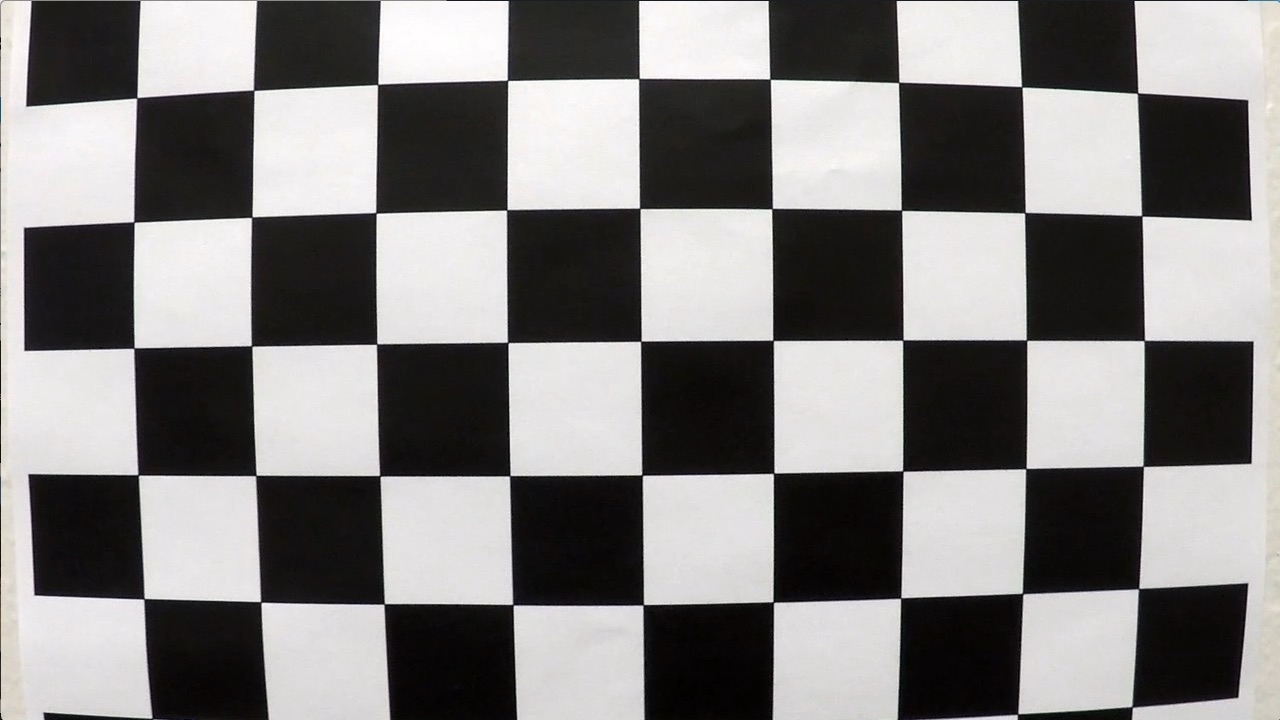
#> input picture camera_cal/calibration1.jpg, 1280 x 720 px
$ python -i lanefinding.py   (imports and definitions only)   (older library calls are emulated)
#> lines starting #> are read from the running program, lines starting #| are printed output that depends on the picture; after the words box and inside, x2 and y2 are one past the last pixel; in counts of white or black regions, pixels touching at a corner belong together
#> further down, picture is the input picture: shape (720, 1280, 3); mean B, G, R 127.8, 128.4, 130.1
#importing some useful packages
import matplotlib.pyplot as plt
import matplotlib.image as mpimg
import numpy as np
import glob
import cv2
import pickle
from PIL import Image
from PIL import ImageFont
from PIL import ImageDraw
from moviepy.editor import VideoFileClip
from IPython.display import HTML

# [44 lines left out: functions calibrate, distortionCorrection, not called in this run]

def abs_sobel_thresh(img, orient='x', sobel_kernel=3, thresh=(0, 255)):
    # Apply the following steps to img
    # 1) Convert to grayscale
#> called with orient = 'x', sobel_kernel = 3, thresh = (10, 255)
    gray = cv2.cvtColor(img, cv2.COLOR_RGB2GRAY)

    # 2) Take the derivative in x or y given orient = 'x' or 'y'
    # 3) Take the absolute value of the derivative or gradient
    # 4) Scale to 8-bit (0 - 255) then convert to type = np.uint8
    xOrient = 1 if orient == 'x' else 0
    abs_sobel = np.absolute(cv2.Sobel(gray, cv2.CV_64F, xOrient, 1-xOrient, ksize=sobel_kernel))
    abs_sobel = abs_sobel * (1.0 / np.max(abs_sobel))
    sobel = np.uint8(255 * abs_sobel)

    # 5) Create a mask of 1's where the scaled gradient magnitude
            # is > thresh_min and < thresh_max
    mask = np.logical_and((sobel > thresh[0]) , (sobel < thresh[1]))
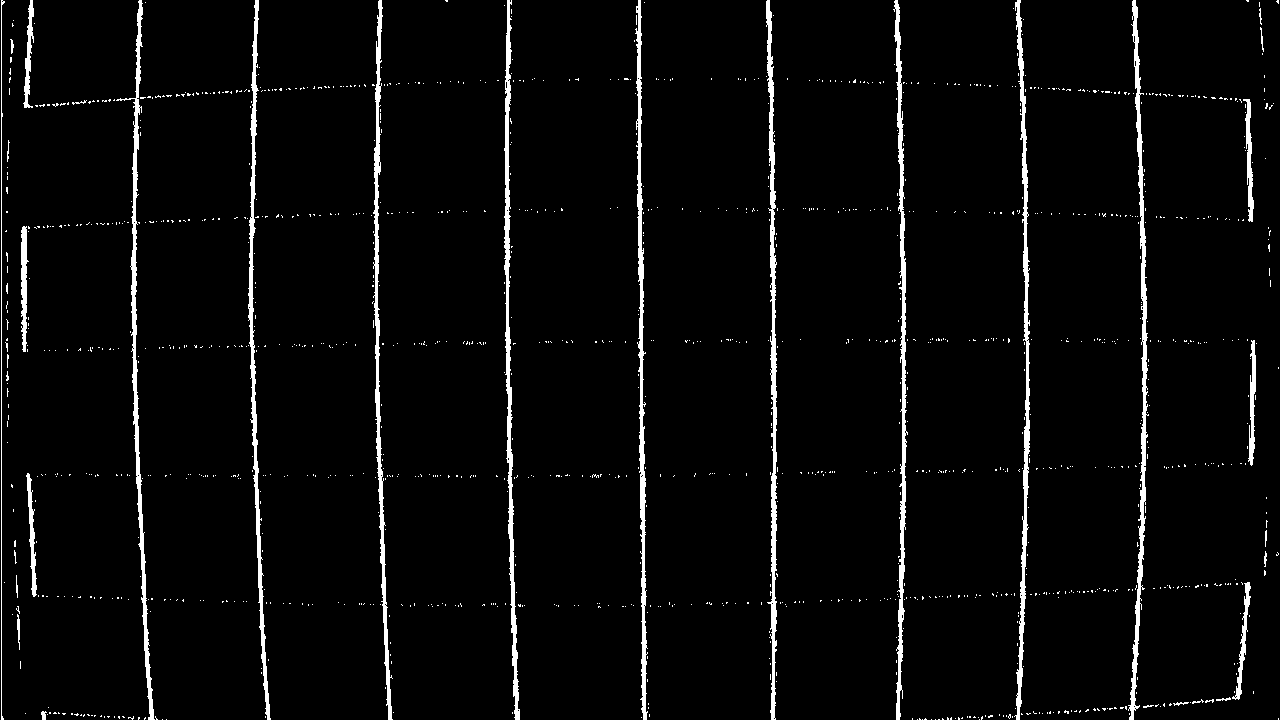
#> mask: shape (720, 1280) bool; 3.8% white; 1305 white regions (1276 under 20 px), largest, box (x1, y1, x2, y2) and area: (1128, 0, 1149, 720) 3174, (766, 0, 777, 720) 3146, (504, 0, 520, 720) 3059
#> call 2 of abs_sobel_thresh, with orient = 'y', sobel_kernel = 3, thresh = (10, 255)
#> in abs_sobel_thresh (call 2), `mask = np.logical_and((sobel > thresh[0]) , (sobel < thresh[1]))`:
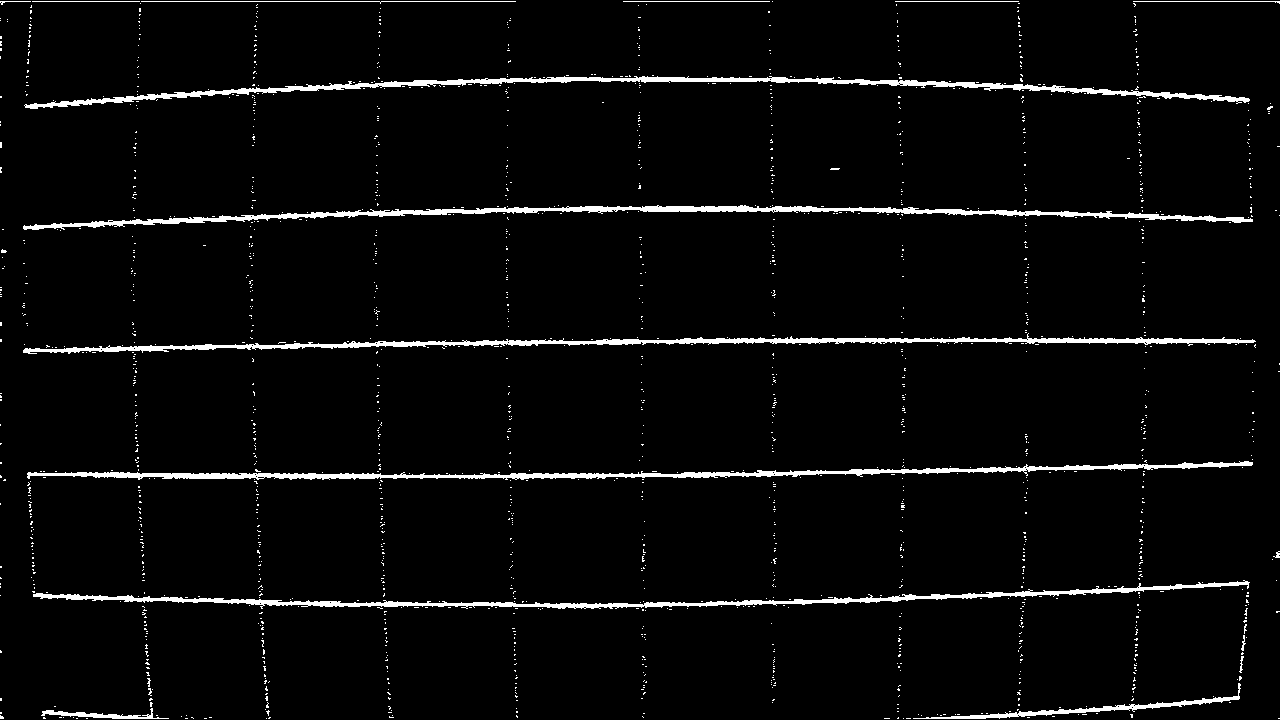
#> mask: shape (720, 1280) bool; 3.6% white; 1626 white regions (1610 under 20 px), largest, box (x1, y1, x2, y2) and area: (23, 205, 1253, 230) 5568, (24, 76, 1250, 109) 5522, (27, 461, 1253, 480) 5335

    # 6) Return this mask as your binary_output image
    return mask

# [45 lines left out: functions mag_thresh, dir_threshold, not called in this run]

def hls_select(img, thresh=(0, 255)):
    # 1) Convert to HLS color space
#> called with thresh = (170, 255)
    hls = cv2.cvtColor(img, cv2.COLOR_RGB2HLS)
#> hls: shape (720, 1280, 3); mean of channels 0, 1, 2 110.7, 128.9, 22.5

    # 2) Apply a threshold to the S channel
    S = hls[:,:,2]
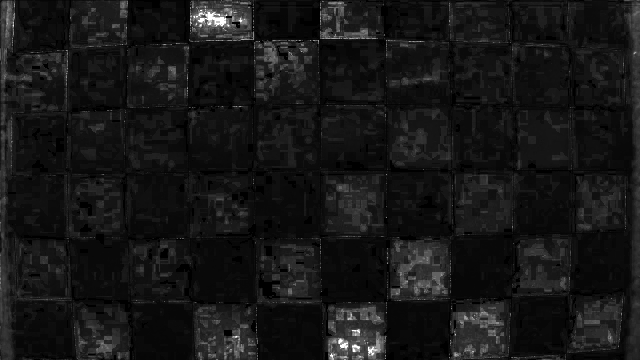
#> S: shape (720, 1280) (shown at 1/2 size); min 0, max 255, mean 22.5
    binary_output = (S > thresh[0]) & (S <= thresh[1])
#> binary_output: shape (720, 1280) bool; 0.24% white; 481 white regions (471 under 20 px), largest, box (x1, y1, x2, y2) and area: (396, 24, 452, 53) 703, (680, 685, 696, 699) 124, (736, 694, 755, 711) 120

    # 3) Return a binary image of threshold result
    return binary_output * 1

def thresholdMask(img):
    # Choose a Sobel kernel size
    ksize = 3 # Choose a larger odd number to smooth gradient measurements

    # Apply each of the thresholding functions
    gradx = abs_sobel_thresh(img, orient='x', sobel_kernel=ksize, thresh=(10, 255))
    grady = abs_sobel_thresh(img, orient='y', sobel_kernel=ksize, thresh=(10, 255))
    #mag_binary = mag_thresh(img, sobel_kernel=ksize, mag_thresh=(50, 100))
    #dir_binary = dir_threshold(img, sobel_kernel=ksize, thresh=(0.7, 1.3))
    hls_binary = hls_select(img, thresh=(170, 255))
    grad_binary = np.zeros_like(gradx)
    grad_binary[(gradx == 1) & (grady == 1)] = 1

    threshold_binary = np.zeros_like(gradx)
    threshold_binary[ (grad_binary == 1) | (hls_binary == 1)] = 1

    return threshold_binary

src = np.float32([[-80,690],[1420,690],[555,450], [730, 450]])
dst = np.float32([[0, 720], [1280, 720], [0, 0], [1280, 0]])
M = cv2.getPerspectiveTransform(src, dst)

# [5 lines left out: function birdsEyeViewWarp, not called in this run]

class LaneInfo:
    nonzerox = None
    nonzeroy = None
    left_lane_inds = None
    right_lane_inds = None
    left_curverad = 0
    right_curverad = 0
    left_fit = None
    right_fit = None
    vehicle_position = 0
    init = False


# [154 lines left out: functions findLane, overlayImg, addText, not called in this run]

>>> import cv2
>>> picture = cv2.imread('camera_cal/calibration1.jpg')
>>> result = thresholdMask(picture)
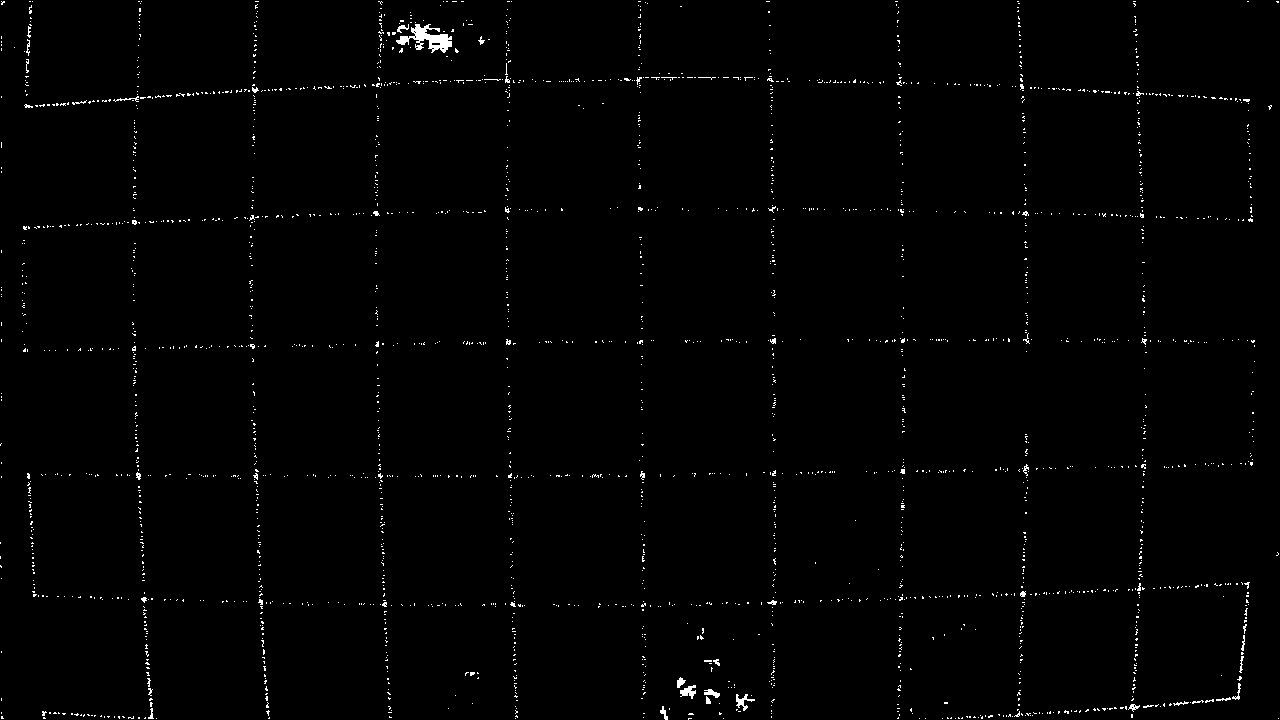
#> result: shape (720, 1280) bool; 0.98% white in thin lines or dots

$ run again, on camera_cal/calibration13.jpg
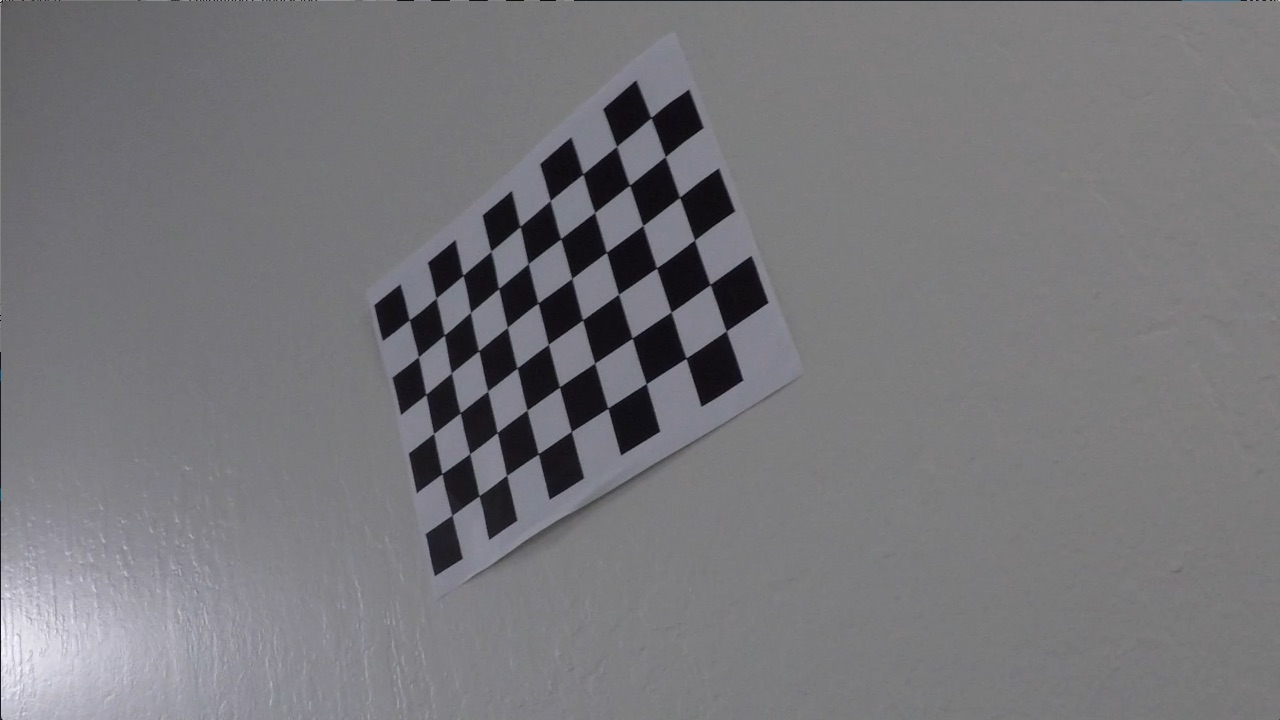
#> input picture camera_cal/calibration13.jpg, 1280 x 720 px
#> picture is the input picture: shape (720, 1280, 3); mean B, G, R 122, 118.5, 119.1
#> in abs_sobel_thresh, `mask = np.logical_and((sobel > thresh[0]) , (sobel < thresh[1]))`:
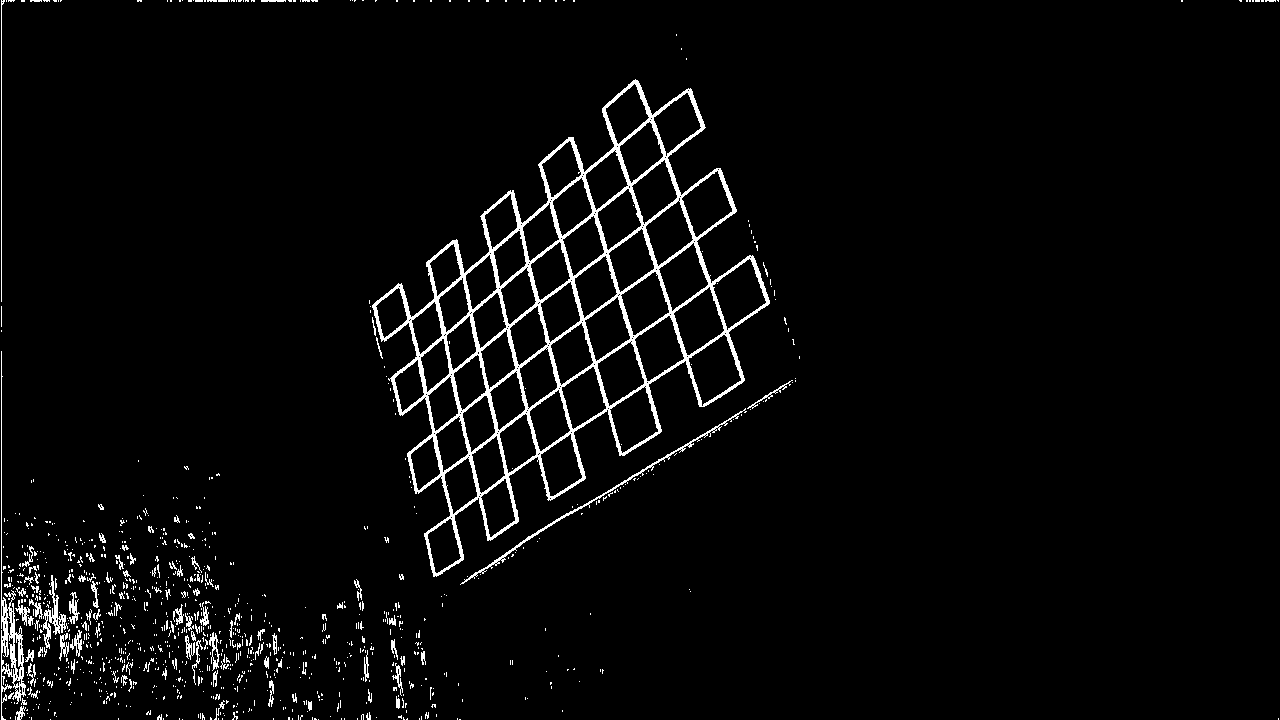
#> mask: shape (720, 1280) bool; 3.4% white; 999 white regions (890 under 20 px), largest, box (x1, y1, x2, y2) and area: (372, 79, 770, 577) 19990, (1, 351, 26, 720) 1517, (460, 408, 747, 585) 891
#> mask: shape (720, 1280) bool; 3.6% white in thin lines or dots
#> hls: shape (720, 1280, 3); mean of channels 0, 1, 2 76.3, 120.4, 6.2
#> binary_output: shape (720, 1280) bool; 0% white in thin lines or dots, all inside (x1, y1, x2, y2) = (0, 315, 16, 653)
#> `result = thresholdMask(picture)`:
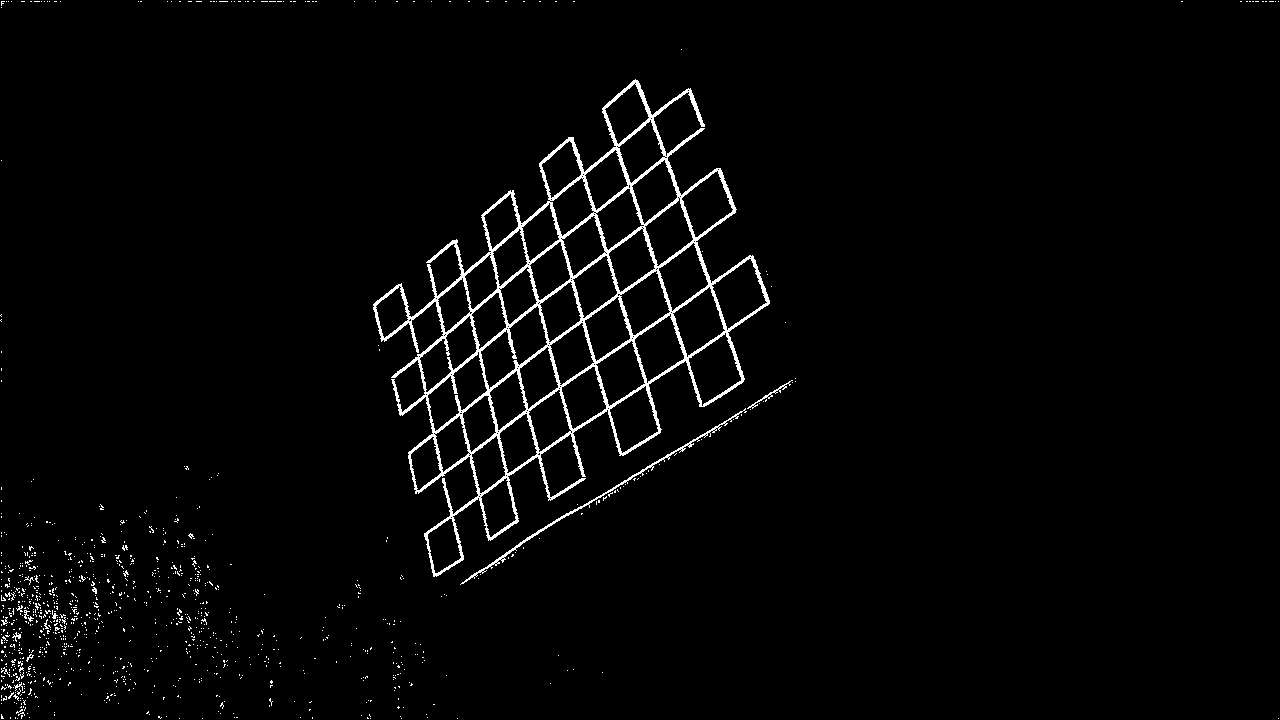
#> result: shape (720, 1280) bool; 2.4% white in thin lines or dots
